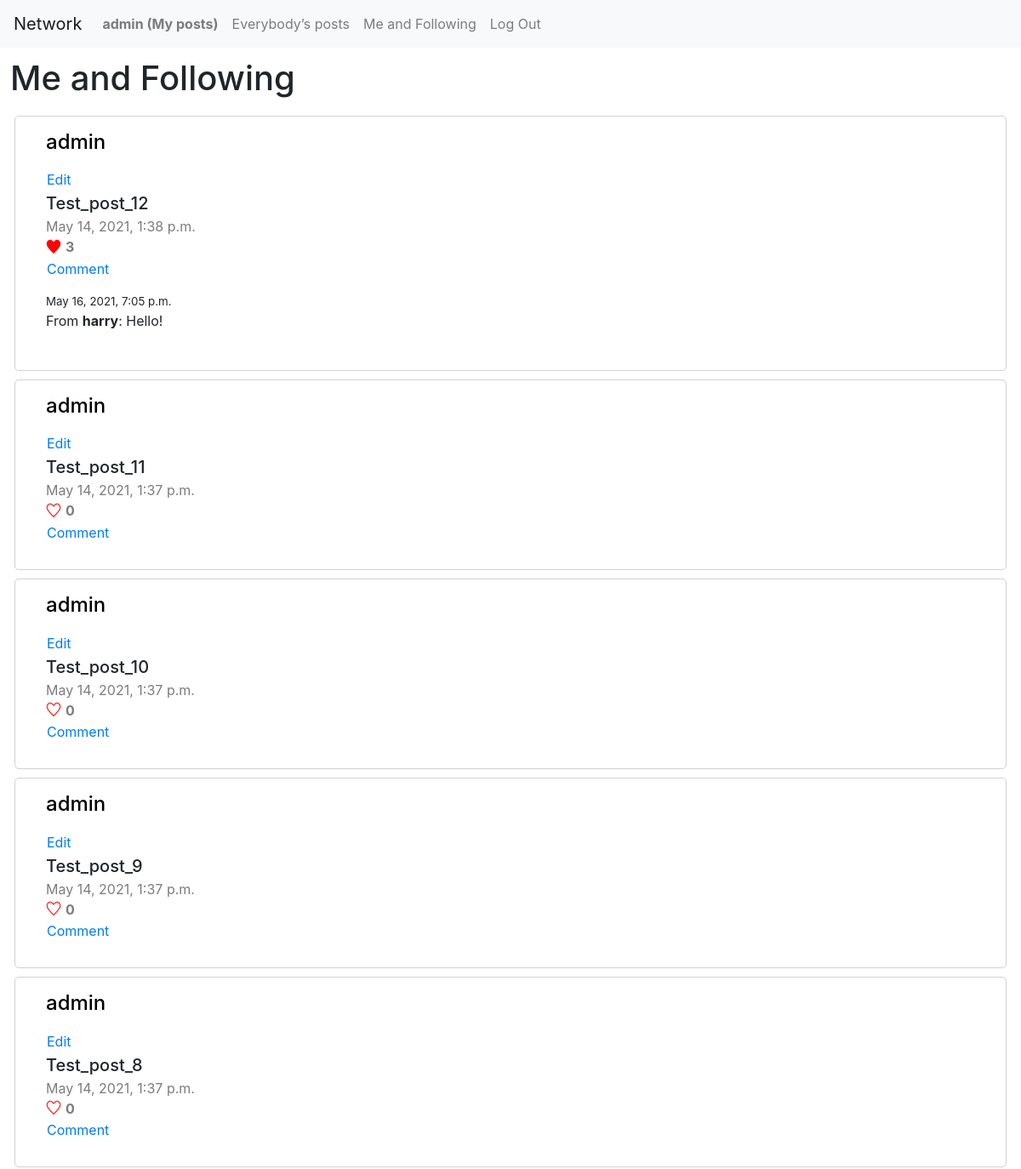
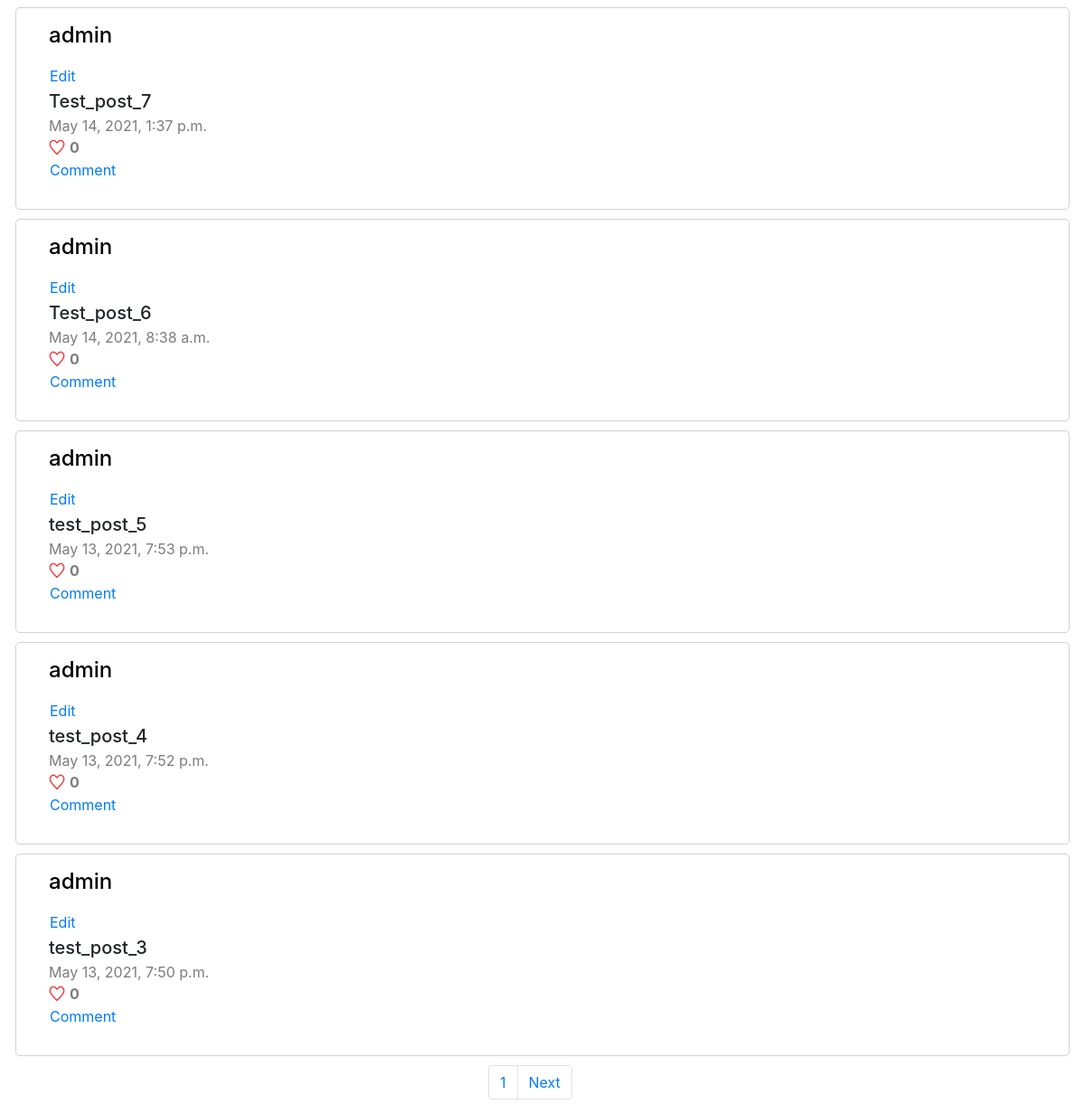
The page /following (signed in) on the database its author committed (2 pictures, top to bottom).
### network/models.py (models this page shows, shortened)
class User(AbstractUser):
    followers = models.ManyToManyField("self", blank=True, null=True, symmetrical=False, related_name='+')
    follow_to = models.ManyToManyField('self', blank=True, null=True, symmetrical=False, related_name='+')

class Post(models.Model):
    author = models.ForeignKey(User, on_delete=models.CASCADE, related_name="posted_posts") # need to bee filled (check)
    text = models.TextField(max_length=255)
    timestamp = models.DateTimeField(auto_now_add=True)
    likes = models.ManyToManyField(User, blank=True, null=True, related_name='liked_posts')

class Comment(models.Model):
    on_post = models.ForeignKey(Post, on_delete=models.CASCADE, related_name="comments")
    author = models.ForeignKey(User, on_delete=models.CASCADE, related_name="posted_comments") # need to bee filled (check)
    text = models.TextField(max_length=255)
    timestamp = models.DateTimeField(auto_now_add=True)
    likes = models.ManyToManyField(User, blank=True, null=True, related_name='liked_comments')

### network/views.py (the view)
# urls.py: path('following', views.following, name='following'),
@login_required(login_url='login')
def following(request):
    current_user = User.objects.get(pk=request.user.pk)
    follow_to = current_user.follow_to.all()
    unsorted_d = {}
    for i in follow_to:
        for post in i.posted_posts.all():
            try: unsorted_d[post.timestamp] = post
            except: continue # If two posts with identical timestamp or change to pk
    for my_post in current_user.posted_posts.all():
        try: unsorted_d[my_post.timestamp] = my_post
        except: continue # If two posts with identical timestamp or change to pk
    d = dict(sorted(unsorted_d.items(), reverse=True))
    posts_no_likes_count = list(d.values())
    posts = []
    for post in posts_no_likes_count:
        likes_count = post.likes.all().count()
        liked_post = False
        post_comments = [comment for comment in post.comments.all().order_by('-timestamp')]
        if request.user in post.likes.all(): liked_post = True
        posts.append((post, likes_count, liked_post, post_comments))
    paginator = Paginator(posts, 10)
    page_number = request.GET.get('page')
    posts = paginator.get_page(page_number)
    return render(request, 'network/following.html', {'posts': posts})

### network/templates/network/following.html (shortened to what this page needs)
{% extends "network/layout.html" %}
{% load static %}
{% block body %}
    <h1 style="margin-bottom: 20px;">Me and Following</h1>
    <div id="posts_view" class="post_view">
        {% if posts %}
            {% for post, likes_count, liked_post, post_comments in posts %}
                <div class="post_area" id="post_{{ post.pk }}" data-post_id="{{ post.pk }}">
                    <p><h4><a href="/user/{{ post.author.pk }}" style='color:black'>{{ post.author.username }}</a></h4></p>
                    {% if user.is_authenticated and user.pk == post.author.pk %}
                        <button type="button" id="edit" class="btn btn-link" style="padding: 0%;" value="{{ post.pk }}">Edit</button>
                    {% endif %}
                    <div id="edit_box_{{ post.pk }}">
                        <div class="lh-sm" id='post_text_{{ post.pk }}'>{{ post.text }}</div>
                    </div>
                    <div class="grey">{{ post.timestamp }}</div>
                    {% if liked_post %}
                        <div class="grey"><img style="vertical-align: -12%; margin-right: 5px;" src="{% static 'network/filled_hart.png' %}" alt="like" width="18px" style="margin-right: 3px;" class="hart" id='hart_{{ post.pk }}' data-post_id="{{ post.pk }}" data-liked="true" data-is_auth="{{ user.is_authenticated }}"><b id="likes_count_{{ post.pk }}">{{ likes_count }}</b></div>
                    {% else %}
                        <div class="grey"><img style="vertical-align: -12%; margin-right: 5px;" src="{% static 'network/empty_hart.png' %}" alt="like" width="18px" style="margin-right: 3px;" class="hart" id='hart_{{ post.pk }}' data-post_id="{{ post.pk }}" data-liked="false" data-is_auth="{{ user.is_authenticated }}"><b id="likes_count_{{ post.pk }}">{{ likes_count }}</b></div>
                    {% endif %}
                    <div class="btn btn-link" style="padding: 0%;" id="add_comment" data-post_id="{{ post.pk }}">Comment</div>
                    {% for comment in post_comments %}
                        <p id="comment_{{ comment.pk }}">
                            <div style="font-size: smaller;">{{ comment.timestamp }}</div>
                            <div>From <b>{{ comment.author.username }}</b>: {{ comment.text }}</div>
                        </p>
                    {% endfor %}
                </div>
            {% endfor %}
        {% endif %}
    </div>
    <nav aria-label="Page navigation example" style="margin: 10px; text-align: center; margin-left: 45%;">
        <ul class="pagination">
            <li class="page-item"><a class="page-link" href="#" name="page">{{ posts.number }}</a></li>
            {% if posts.has_next %}
                <li class="page-item"><a class="page-link" href="?page={{ posts.next_page_number }}">Next</a></li>
            {% endif %}
        </ul>
      </nav>
{% endblock %}

### network/templates/network/layout.html (shortened to what this page needs)
{% load static %}
<!DOCTYPE html>
<html lang="en">
    <head>
        <link rel="stylesheet" href="https://stackpath.bootstrapcdn.com/bootstrap/4.4.1/css/bootstrap.min.css">
        <link href="{% static 'network/styles.css' %}" rel="stylesheet">
    </head>
    <body>
        <nav class="navbar navbar-expand-lg navbar-light bg-light">
            <a class="navbar-brand" href="{% url 'index' %}">Network</a>
            <div>
              <ul class="navbar-nav mr-auto">
                {% if user.is_authenticated %}
                    <li class="nav-item">
                        <a class="nav-link" href="/user/{{ user.pk }}"><strong>{{ user.username }} (My posts)</strong></a>
                    </li>
                {% endif %}
                <li class="nav-item">
                  <a class="nav-link" href="{% url 'index' %}">Everybody’s posts</a>
                </li>
                {% if user.is_authenticated %}
                    <li class="nav-item">
                        <a class="nav-link" href="{% url 'following' %}">Me and Following</a>
                    </li>
                    <li class="nav-item">
                        <a class="nav-link" href="{% url 'logout' %}">Log Out</a>
                    </li>
                {% endif %}
              </ul>
            </div>
          </nav>
        <div class="body">
            {% block body %}
            {% endblock %}
        </div>
    </body>
</html>

### network/static/network/styles.css (style rules this page uses)
.body > h1 { margin: 12px; }
.post_area { border: 1px solid #7c7c7d57; border-radius: 5px; margin-top: 10px; margin-left: 17px; margin-right: 17px; padding-left: 3%; padding-right: 3%; padding-bottom: 2.5%; min-height: 216px; }
.lh-sm { font-size: 20px; font-weight: 500; }
.grey { color: #7c7c7d; }

### rows shown on the page
User: username "admin"
Post: author.username "admin", {{ post.pk }} 12 (drawn), text "Test_post_12", timestamp "May 14, 2021, 1:38 p.m.", likes_count "3"
Comment: timestamp "May 16, 2021, 7:05 p.m.", author.username "harry", text "Hello!"
Post: author.username "admin", {{ post.pk }} 11 (drawn), text "Test_post_11", timestamp "May 14, 2021, 1:37 p.m.", likes_count "0"
Post: author.username "admin", {{ post.pk }} 10 (drawn), text "Test_post_10", timestamp "May 14, 2021, 1:37 p.m.", likes_count "0"
Post: author.username "admin", {{ post.pk }} 9 (drawn), text "Test_post_9", timestamp "May 14, 2021, 1:37 p.m.", likes_count "0"
Post: author.username "admin", {{ post.pk }} 8 (drawn), text "Test_post_8", timestamp "May 14, 2021, 1:37 p.m.", likes_count "0"
Post: author.username "admin", {{ post.pk }} 7 (drawn), text "Test_post_7", timestamp "May 14, 2021, 1:37 p.m.", likes_count "0"
Post: author.username "admin", {{ post.pk }} 6 (drawn), text "Test_post_6", timestamp "May 14, 2021, 8:38 a.m.", likes_count "0"
Post: author.username "admin", {{ post.pk }} 5 (drawn), text "test_post_5", timestamp "May 13, 2021, 7:53 p.m.", likes_count "0"
Post: author.username "admin", {{ post.pk }} 4 (drawn), text "test_post_4", timestamp "May 13, 2021, 7:52 p.m.", likes_count "0"
Post: author.username "admin", {{ post.pk }} 3 (drawn), text "test_post_3", timestamp "May 13, 2021, 7:50 p.m.", likes_count "0"

### other values the page prints
{{ posts.number }} "1"
